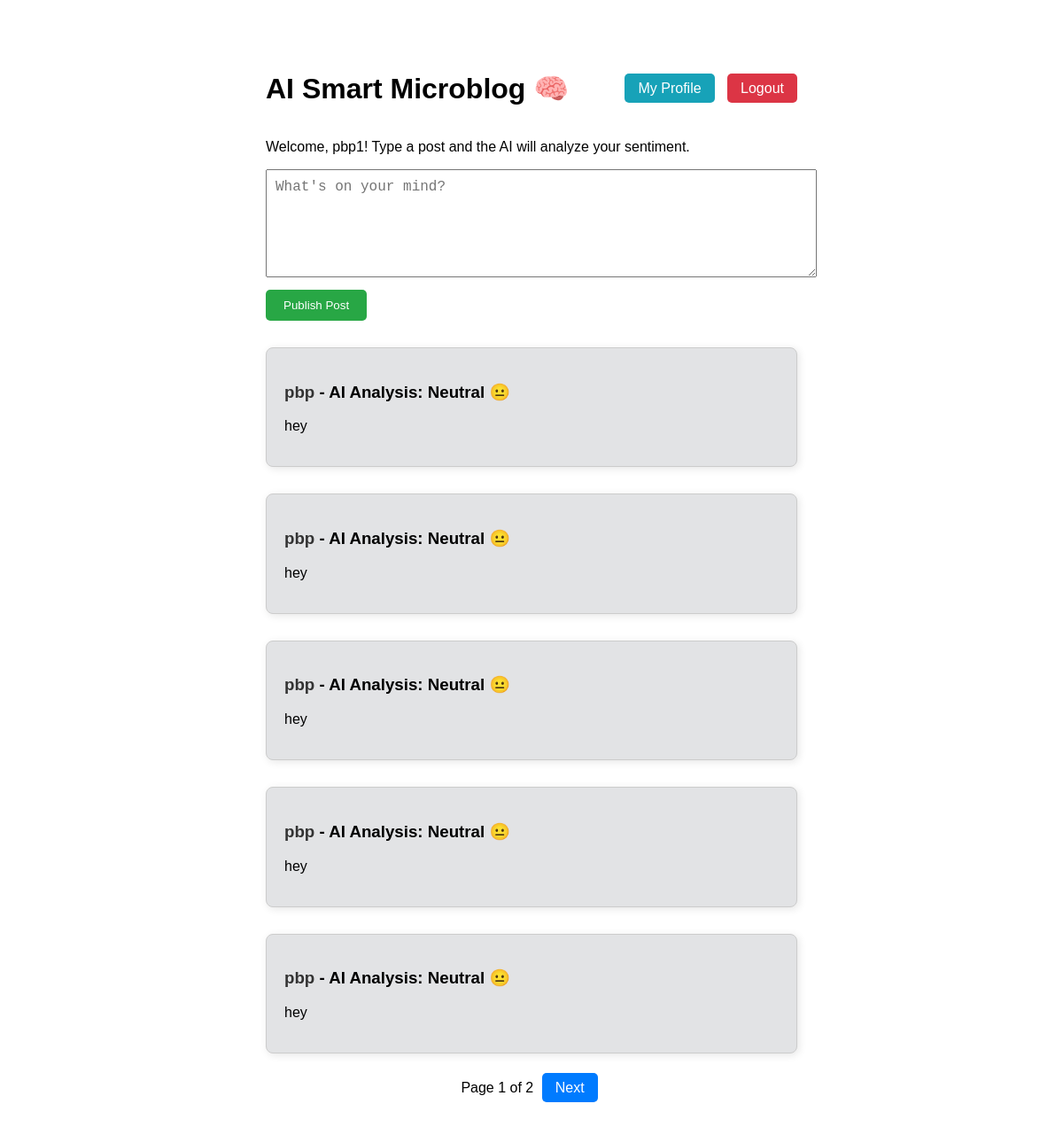
/ (signed in), run on an earlier commit of the app's database.
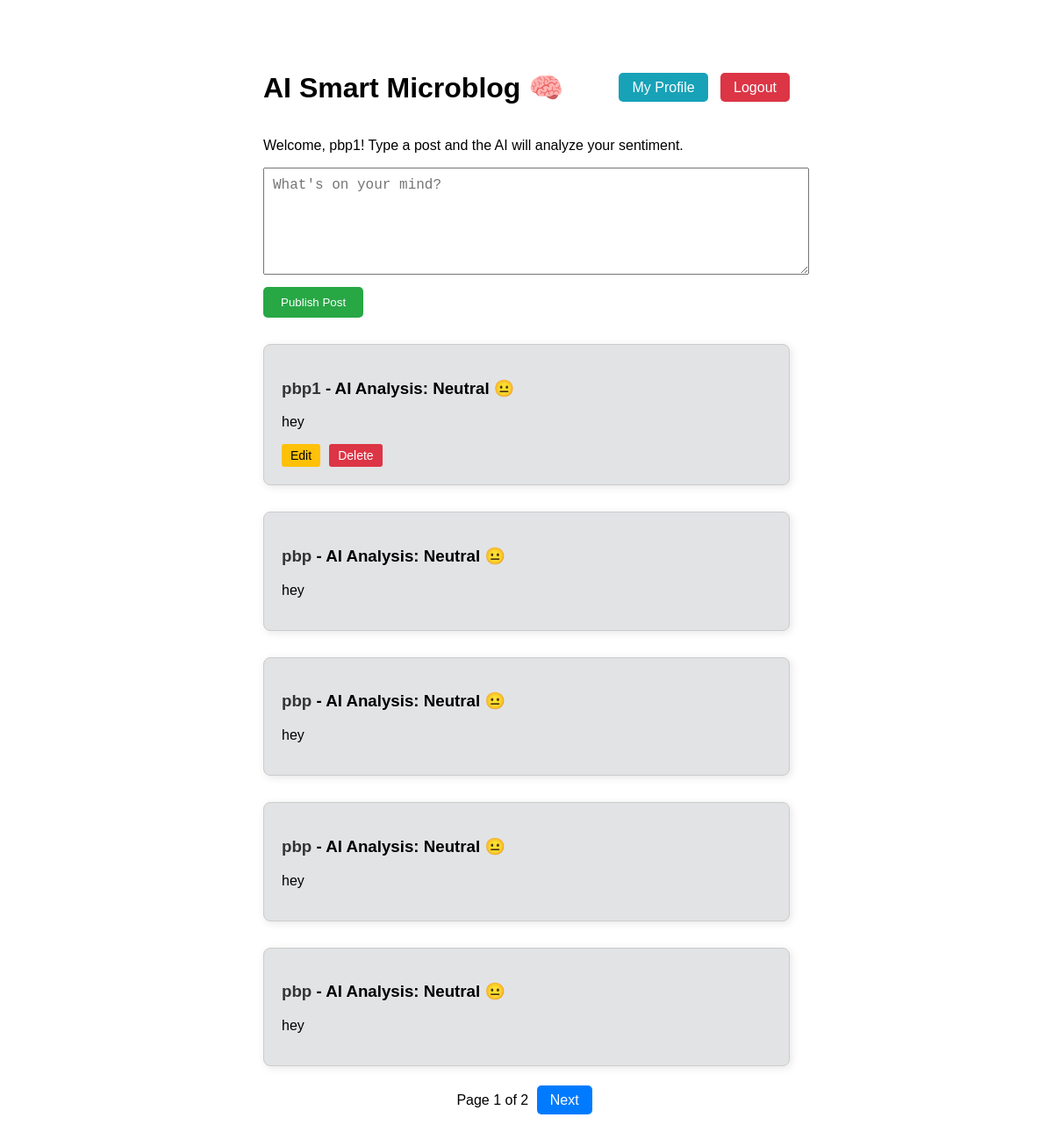
And on a later commit of the database.
### app.py (models this page shows, shortened)
class User(UserMixin, db.Model):
    id = db.Column(db.Integer, primary_key=True)
    username = db.Column(db.String(150), unique=True, nullable=False)
    password = db.Column(db.String(150), nullable=False)
    posts = db.relationship('Post', backref='author', lazy=True)
    followed = db.relationship(
        'User', secondary=followers,
        primaryjoin=(followers.c.follower_id == id),
        secondaryjoin=(followers.c.followed_id == id),
        backref=db.backref('followers', lazy='dynamic'), lazy='dynamic')

class Post(db.Model):
    id = db.Column(db.Integer, primary_key=True)
    text = db.Column(db.String(500), nullable=False)
    mood = db.Column(db.String(50), nullable=False)
    color = db.Column(db.String(20), nullable=False)
    user_id = db.Column(db.Integer, db.ForeignKey('user.id'), nullable=False)

### app.py (the view, shortened to what this page needs)
@app.route('/', methods=['GET', 'POST'])
@login_required
def home():
    page = request.args.get('page', 1, type=int)
    pagination = Post.query.order_by(Post.id.desc()).paginate(page=page, per_page=5, error_out=False)
    posts = pagination.items
    return render_template('index.html', posts=posts, pagination=pagination)

### app.py (called while the page is built)
@login_manager.user_loader
def load_user(user_id):
    return User.query.get(int(user_id))

### templates/index.html (shortened to what this page needs)
<!DOCTYPE html>
<html>
<head>
</head>
<body>
    <div class="header">
        <h1>AI Smart Microblog 🧠</h1>
        <div>
            <a href="/profile/{{ current_user.username }}" class="profile-btn">My Profile</a>
            <a href="/logout" class="logout-btn">Logout</a>
        </div>
    </div>
    <p>Welcome, {{ current_user.username }}! Type a post and the AI will analyze your sentiment.</p>
    <form method="POST">
        <textarea name="content" placeholder="What's on your mind?" required></textarea><br>
        <button type="submit">Publish Post</button>
    </form>
    {% for post in posts %}
    <div class="post" style="background-color: {{ post.color }};">
        <h3><a href="/profile/{{ post.author.username }}" class="author-link">{{ post.author.username }}</a> - AI Analysis: {{ post.mood }}</h3>
        <p>{{ post.text }}</p>
        {% if post.author.id == current_user.id %}
        <div class="action-btns">
            <a href="/edit/{{ post.id }}" class="edit-btn">Edit</a>
            <form action="/delete/{{ post.id }}" method="POST" style="display:inline;">
                <button type="submit" class="delete-btn">Delete</button>
            </form>
        </div>
        {% endif %}
    </div>
    {% endfor %}
    <div class="pagination">
        <span>Page {{ pagination.page }} of {{ pagination.pages }}</span>
        {% if pagination.has_next %}
            <a href="{{ url_for('home', page=pagination.next_num) }}">Next</a>
        {% endif %}
    </div>
</body>
</html>

### templates/index.html (style rules this page uses)
body { font-family: Arial, sans-serif; max-width: 600px; margin: 40px auto; padding: 20px; }
textarea { width: 100%; height: 100px; margin-bottom: 10px; padding: 10px; font-size: 16px; }
button { padding: 10px 20px; background-color: #28a745; color: white; border: none; cursor: pointer; border-radius: 5px; }
.post { margin-top: 30px; padding: 20px; border-radius: 8px; border: 1px solid #ccc; box-shadow: 2px 2px 10px rgba(0,0,0,0.1); }
.header { display: flex; justify-content: space-between; align-items: center; }
.logout-btn { background-color: #dc3545; text-decoration: none; padding: 8px 15px; color: white; border-radius: 5px; }
.profile-btn { background-color: #17a2b8; text-decoration: none; padding: 8px 15px; color: white; border-radius: 5px; margin-right: 10px; }
.action-btns { margin-top: 10px; display: flex; gap: 10px; }
.edit-btn { background-color: #ffc107; color: black; text-decoration: none; padding: 5px 10px; border-radius: 3px; font-size: 14px; }
.delete-btn { background-color: #dc3545; color: white; border: none; padding: 5px 10px; border-radius: 3px; font-size: 14px; cursor: pointer; }
.author-link { color: #333; text-decoration: none; }
.pagination { margin-top: 30px; text-align: center; }
.pagination a { padding: 8px 15px; background-color: #007bff; color: white; text-decoration: none; border-radius: 5px; margin: 0 5px; }

What changed in the data, as far as the page shows it:
no longer on this page (row unchanged): Post: author.username "pbp", mood "Neutral 😐", text "hey"
added Post: author.username "pbp1", mood "Neutral 😐", text "hey"
